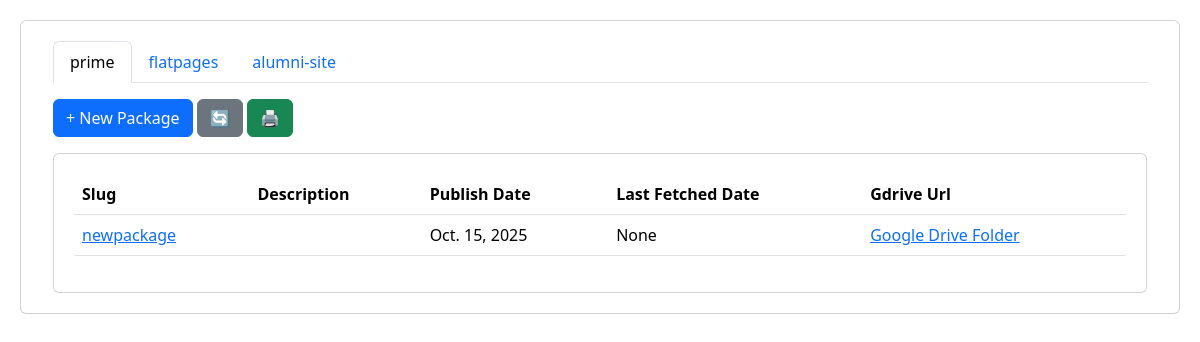
Page /packages/ on the earlier database version.
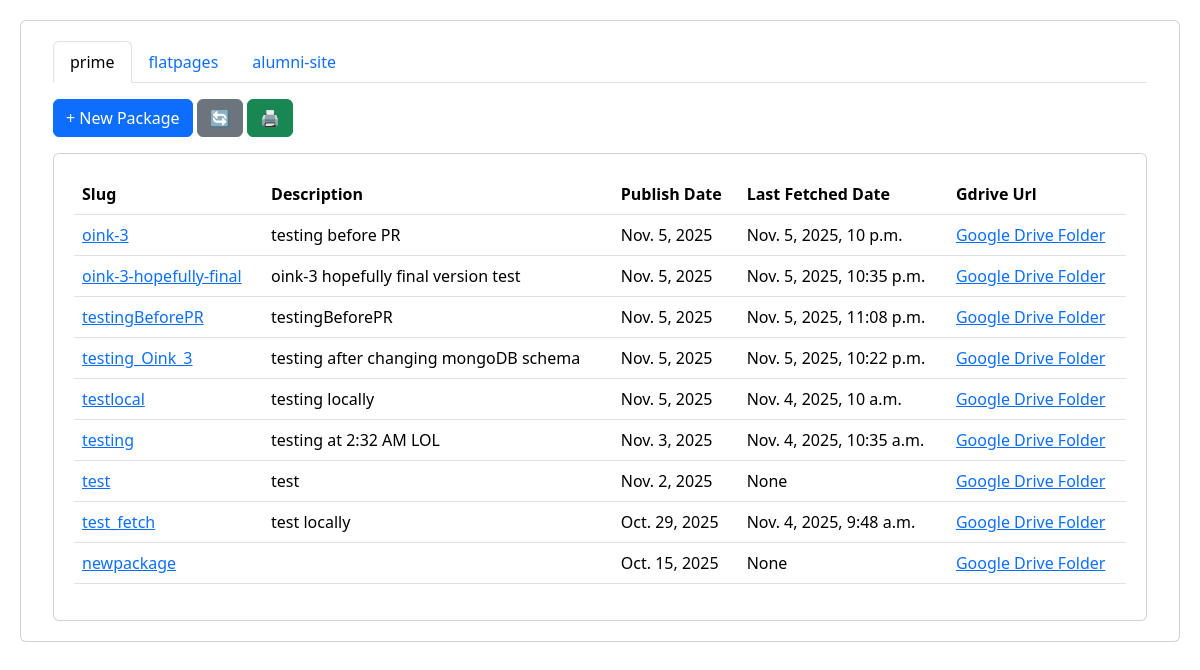
Same page on the later database version.
### packages/models.py (models this page shows, shortened)
class Package(models.Model):
    CATEGORY_PRIME = 'prime'
    CATEGORY_FLATPAGES = 'flatpages'
    CATEGORY_ALUMNI = 'alumni'
    CATEGORY_CHOICES = [
        (CATEGORY_PRIME, 'Prime'),
        (CATEGORY_FLATPAGES, 'Flatpages'),
        (CATEGORY_ALUMNI, 'Alumni'),
    ]
    slug = models.SlugField(max_length=255, unique=True, help_text='The article slug (e.g. sports.mbb.oregon)')
    description = models.TextField(blank=True)
    google_drive_url = models.URLField(blank=True, help_text="(Optional) Link to the Google Drive folder. We'll generate one if left blank.")
    google_drive_id = models.CharField(max_length=128, blank=True)
    publish_date = models.DateField(null=True, blank=True)
    last_fetched_date = models.DateTimeField(null=True, blank=True)
    category = models.CharField(max_length=32, choices=CATEGORY_CHOICES, default=CATEGORY_PRIME)
    created_at = models.DateTimeField(auto_now_add=True)
    cached_article_preview = models.TextField(blank=True, default='')
    images = models.JSONField(default=dict, blank=True)
    data = models.JSONField(default=dict, blank=True)
    processing = models.BooleanField(default=False)
    class Meta:
        ordering = ['-publish_date', 'slug']

### packages/package_views.py (the view, shortened to what this page needs)
# urls.py: path('packages/', package_views.packages_list, name='packages_list'),
def packages_list(request):
    category = request.GET.get('category')
    if category:
        packages = Package.objects.filter(category=category)
    else:
        packages = Package.objects.all()
    form = PackageForm()
    categories = [
        (Package.CATEGORY_PRIME, 'prime'),
        (Package.CATEGORY_FLATPAGES, 'flatpages'),
        (Package.CATEGORY_ALUMNI, 'alumni-site'),
    ]
    return render(request, 'packages/packages_list.html', {
        'packages': packages,
        'form': form,
        'categories': categories,
        'active_category': category or '',
    })

### templates/packages/packages_list.html (shortened to what this page needs)
{% extends 'packages/base.html' %} {% block content %}
<div class="container-fluid">
  <ul class="nav nav-tabs mb-3">
    {% for code, label in categories %}
    <li class="nav-item">
      <a
        class="nav-link {% if active_category == code %}active{% elif not active_category and forloop.first %}active{% endif %}"
        href="?category={{ code }}"
        >{{ label }}</a
      >
    </li>
    {% endfor %}
  </ul>
  <div class="mb-3">
    <button
      class="btn btn-primary"
      data-bs-toggle="modal"
      data-bs-target="#newPackageModal"
    >
      + New Package
    </button>
    <button class="btn btn-secondary">🔄</button>
    <button class="btn btn-success">🖨️</button>
  </div>
  <div class="card">
    <table class="table table-hover">
      <thead>
        <tr>
          <th>Slug</th>
          <th>Description</th>
          <th>Publish Date</th>
          <th>Last Fetched Date</th>
          <th>Gdrive Url</th>
        </tr>
      </thead>
      <tbody>
        {% for pkg in packages %}
        <tr>
          <td>
            <a href="{% url 'package_detail' slug=pkg.slug %}"
              >{{ pkg.slug }}</a
            >
          </td>
          <td>{{ pkg.description|default_if_none:""|truncatechars:60 }}</td>
          <td>{{ pkg.publish_date }}</td>
          <td>{{ pkg.last_fetched_date }}</td>
          <td>
            {% if pkg.google_drive_url %}<a
              href="{{ pkg.google_drive_url }}"
              target="_blank"
              >Google Drive Folder</a
            >{% endif %}
          </td>
        </tr>
        {% empty %}
        <tr>
          <td colspan="5">No packages found.</td>
        </tr>
        {% endfor %}
      </tbody>
    </table>
  </div>
</div>
 {% endblock %}

Differences in the rows shown:
added Package: slug "oink-3", description "testing before PR", publish_date "Nov. 5, 2025", last_fetched_date "Nov. 5, 2025, 10 p.m."
added Package: slug "oink-3-hopefully-final", description "oink-3 hopefully final version test", publish_date "Nov. 5, 2025", last_fetched_date "Nov. 5, 2025, 10:35 p.m."
added Package: slug "testingBeforePR", description "testingBeforePR", publish_date "Nov. 5, 2025", last_fetched_date "Nov. 5, 2025, 11:08 p.m."
added Package: slug "testing_Oink_3", description "testing after changing mongoDB schema", publish_date "Nov. 5, 2025", last_fetched_date "Nov. 5, 2025, 10:22 p.m."
added Package: slug "testlocal", description "testing locally", publish_date "Nov. 5, 2025", last_fetched_date "Nov. 4, 2025, 10 a.m."
added Package: slug "testing", description "testing at 2:32 AM LOL", publish_date "Nov. 3, 2025", last_fetched_date "Nov. 4, 2025, 10:35 a.m."
added Package: slug "test", description "test", publish_date "Nov. 2, 2025", last_fetched_date "None"
added Package: slug "test_fetch", description "test locally", publish_date "Oct. 29, 2025", last_fetched_date "Nov. 4, 2025, 9:48 a.m."
